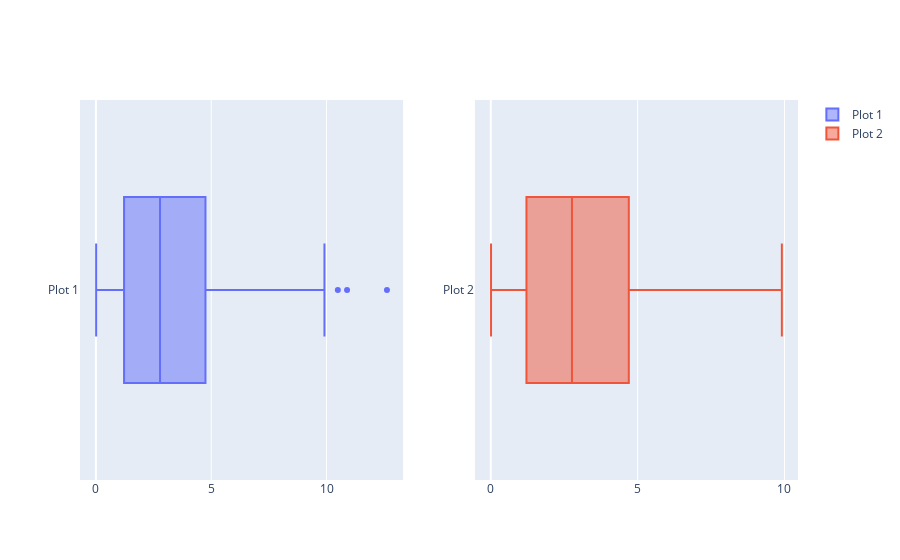

Notebook cell for this chart:
### Code cell
fig = make_subplots(rows=1, cols=2)
fig.add_trace(go.Box(x=df1['rate'], name='Plot 1'), row=1, col=1)
fig.add_trace(go.Box(x=df2['rate'], name='Plot 2'), row=1, col=2)
fig.show()

### Figure 1 — Plotly figure (JSON) as saved in the notebook; plotly's stock layout.template omitted (floating-point values rounded to 4 significant figures; data arrays with more than 128 entries replaced by an {"elided": "..."} marker saying what was removed)
{"data": [{"name": "Plot 1", "type": "box", "x": {"elided": "443 float values"}, "xaxis": "x", "yaxis": "y"}, {"name": "Plot 2", "type": "box", "x": {"elided": "440 float values"}, "xaxis": "x2", "yaxis": "y2"}], "layout": {"xaxis": {"anchor": "y", "domain": [0, 0.45]}, "xaxis2": {"anchor": "y2", "domain": [0.55, 1]}, "yaxis": {"anchor": "x", "domain": [0, 1]}, "yaxis2": {"anchor": "x2", "domain": [0, 1]}}}
